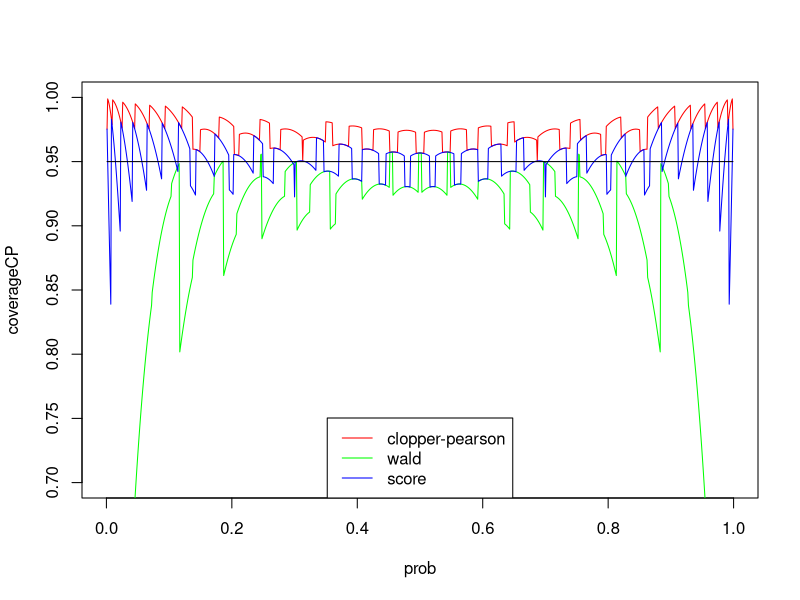

Reproduce this figure in R.


##clopper-pearson

N=999
coverageCP=rep(0,N)
for (p in 1:N){
  pi=p/(N+1)
  cov=0
  for (x in 0:25){
    a=binom.test(x, n=25, conf.level=.95)
    int=a$conf.int[1:2]
    if (pi>=int[1]&pi<=int[2]){
      cov=cov+dbinom(x,25, pi)
    }
  }
  coverageCP[p]=cov
}

#wald



coverageWald=rep(0,N)
for (p in 1:N){
  pi=p/(N+1)
  cov=0
  for (x in 0:25){
    int=rep(0,2)
    thetaHat=x/25
    int[1] = thetaHat-1.96*sqrt(thetaHat*(1-thetaHat)/25)
    int[2] = thetaHat+1.96*sqrt(thetaHat*(1-thetaHat)/25)
#     a=binom.test(x, n=25, conf.level=.95)
#     int=a$conf.int[1:2]
    if (pi>=int[1]&pi<=int[2]){
      cov=cov+dbinom(x,25, pi)
    }
  }
  coverageWald[p]=cov
}


##Score
coverageScore=rep(0,N)
for (p in 1:N){
  pi=p/(N+1)
  cov=0
  for (x in 0:25){
    int=rep(0,2)
    thetaHat=x/25
    z=1.96
    n=25
    int[1] = 1/(1+z^2/n)*(thetaHat+z^2/(2*n)-z*sqrt(thetaHat*(1-thetaHat)/n+z^2/(4*n^2)))
    int[2] = 1/(1+z^2/n)*(thetaHat+z^2/(2*n)+z*sqrt(thetaHat*(1-thetaHat)/n+z^2/(4*n^2)))
    if (pi>=int[1]&pi<=int[2]){
      cov=cov+dbinom(x,25, pi)
    }
  }
  coverageScore[p]=cov
}
# plot(coverageScore, type="l")
prob=seq(0.001,.999,.001)
plot(prob,coverageCP,type="l",col="red", ylim=c(.7,1))
lines(prob,coverageWald,col="green")
lines(prob,coverageScore, col="blue")
lines(prob,rep(.95,N))
legend("bottom", c("clopper-pearson", "wald", "score"), lty=c(1,1), col=c("red", "green", "blue"))
